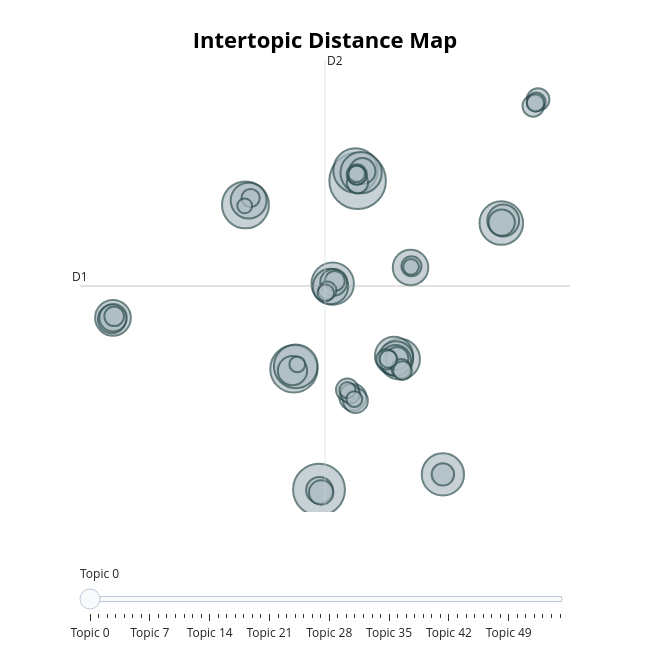

Notebook source saved alongside this figure:
### Markdown cell above
### 2.9 Visualización de los topics

### Code cell
topic_model.visualize_topics()
